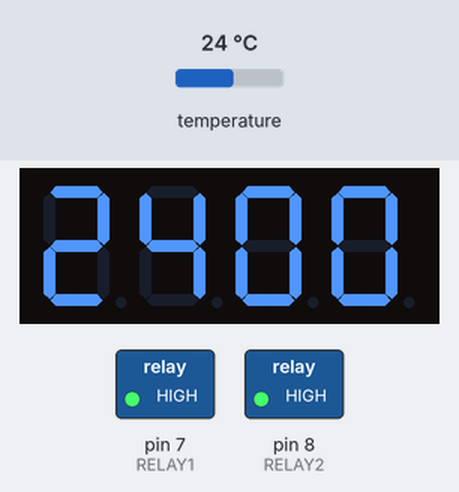
A sketch run on a simulated Arduino Uno, built with avr-gcc and run on an emulated ATmega328P. On the bench: 4-digit seven-segment display, switched loads named in the sketch (green lamp = pin HIGH). The test bench sets the inputs (shaded band); at power-on: temperature 24 °C. What the sketch prints to the serial monitor is not drawn.

Above: at 4.8 s.
4.9 s: temperature set to 24.6 °C
At 7.4 s:
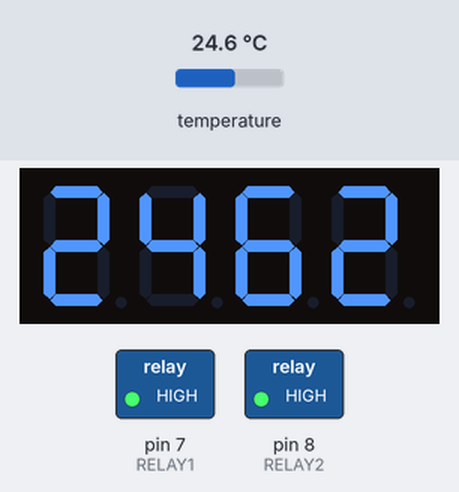
7.9 s: temperature set to 25.8 °C
At 8.8 s:
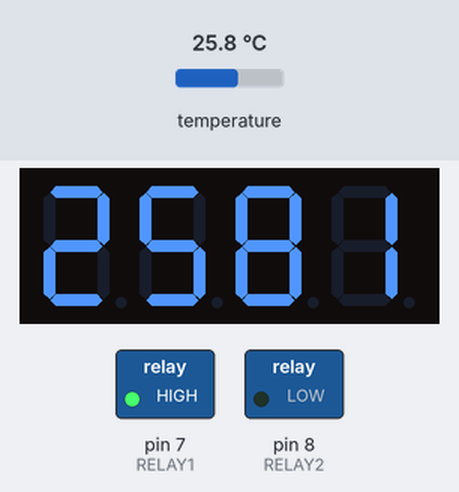
10.9 s: temperature set to 27.5 °C
At 12.8 s:
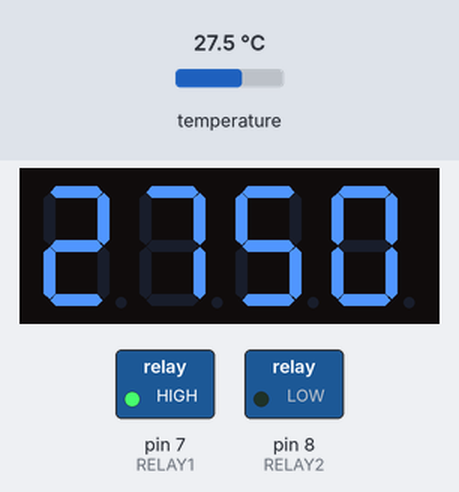
13.9 s: temperature set to 28.5 °C
At 15.4 s:
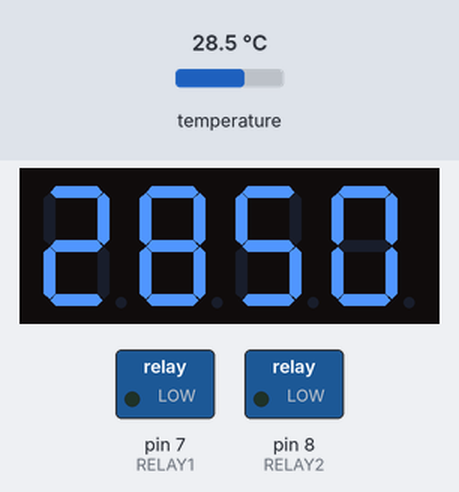
Timing chart, 0 to 16.9 s (numbered marks = the images above; inputs shaded):
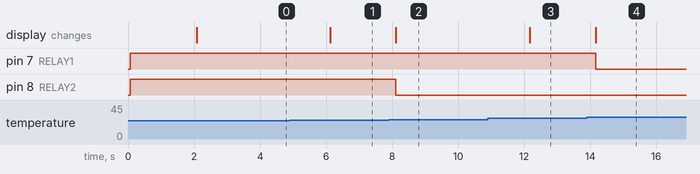

The sketch:

avocado.ino
```cpp
#include <OneWire.h>
#include <TM1637Display.h>

// Module connection pins (Digital Pins)
#define CLK 11
#define DIO 10

// The amount of time (in milliseconds) between tests
#define TEST_DELAY 10

#define TARGET_MIN    25
#define TARGET        28

// Relay pins
#define RELAY1   7
#define RELAY2   8

TM1637Display display(CLK, DIO);
OneWire thermometer(2); // ds18s20 thermometer
int k = 0;
float temperature = 0;

void setup()
{
  Serial.begin(9600);
  display.setBrightness(0x0f);
  pinMode(RELAY1, OUTPUT);
  pinMode(RELAY2, OUTPUT);
}

void loop()
{
  // Show decimal numbers with/without leading zeros
  int t = (int)(temperature * 100);
  display.showNumberDec(t, true, 4, 0);
  runThermo();
  if (temperature < TARGET) {
    digitalWrite(RELAY1, HIGH);
  } else {
    digitalWrite(RELAY1, LOW);
  }
  if (temperature < TARGET_MIN) {
    digitalWrite(RELAY2, HIGH);
  } else {
    digitalWrite(RELAY2, LOW);
  }
  delay(TEST_DELAY);
}


/* *********** */
/* THERMOMETER */
/* *********** */

byte data[12];
byte addr[8];
byte present = 0;

long nextThermoEvent = 0;
byte thermoState = 0; // 0 before setup, 1 before read, 2 processing

void runThermo() {
  Serial.println("Running thermo");
  if (nextThermoEvent < millis()) {
    nextThermoEvent = millis() + 1000;
    if (thermoState == 0) {
      Serial.println("Initializing thermo");
      thermoSetup();
    } else if (thermoState == 1){
      Serial.println("Beginning read");
      initThermoRead();
    } else if (thermoState == 2){
      Serial.println("GEtting back results");
      readThermo();
    } else {
      Serial.println("Just do nothing.");
    }
  }
}

void thermoSetup() {
  byte i;
  if ( !thermometer.search(addr)) {
    thermometer.reset_search();
    Serial.println("Search reset");
    return;
  }
  Serial.print("R=");
  for( i = 0; i < 8; i++) {
    Serial.println(addr[i], HEX);
  }
  if ( OneWire::crc8( addr, 7) != addr[7]) {
    Serial.println("CRC is not valid!");
    return;
  }
  if ( addr[0] == 0x10) {
    Serial.println("Device is a DS18S20 family device.");
  }
  else if ( addr[0] == 0x28) {
    Serial.println("Device is a DS18B20 family device.");
  }
  else {
    Serial.print("Device family is not recognized: 0x");
    Serial.println(addr[0],HEX);
    return;
  }
  thermoState = 1;
}

void initThermoRead() {
  thermometer.reset();
  thermometer.select(addr);
  thermometer.write(0x44,1);
  thermoState = 2;
}

void readThermo() {
  present = thermometer.reset();
  thermometer.select(addr);
  thermometer.write(0xBE);
  byte i;
  for ( i = 0; i < 9; i++) {           // we need 9 bytes
    data[i] = thermometer.read();
  }

  byte MSB = data[1];
  byte LSB = data[0];

  float tempRead = ((MSB << 8) | LSB); //using two's compliment
  temperature = tempRead / 16;
  thermoState = 1;
}

/* *********** */
/*   DISPLAY   */
/* *********** */

void clearDisplay() {
  uint8_t data[] = { 0x00, 0x00, 0x00, 0x00 };
  display.setSegments(data);
}
```

Measured:
- the behaviour switches between 24.9 and 25 °C on temperature (found by bisection; images 1 and 2)
- the behaviour switches between 27.9 and 28 °C on temperature (found by bisection; images 3 and 4)
- after the input at 4.9 s, the display: changes after 1.2 s (image 1)
- after the input at 7.9 s, pin 8 (RELAY2): HIGH → LOW after 0.21 s; the display: changes after 0.22 s (image 2)
- after the input at 10.9 s, the display: changes after 1.3 s (image 3)
- after the input at 13.9 s, pin 7 (RELAY1): HIGH → LOW after 0.26 s; the display: changes after 0.27 s (image 4)
